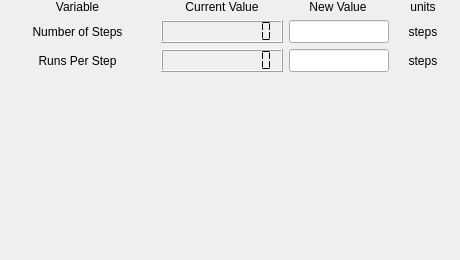
      <widget class="QWidget" name="GeneralTab">
       <attribute name="title">
        <string>General</string>
       </attribute>
       <widget class="QWidget" name="gridLayoutWidget_5">
        <property name="geometry">
         <rect>
          <x>0</x>
          <y>0</y>
          <width>451</width>
          <height>251</height>
         </rect>
        </property>
        <layout class="QGridLayout" name="GeneralQGrid">
         <item row="3" column="0">
          <spacer name="verticalSpacer_2">
           <property name="orientation">
            <enum>Qt::Vertical</enum>
           </property>
           <property name="sizeHint" stdset="0">
            <size>
             <width>20</width>
             <height>40</height>
            </size>
           </property>
          </spacer>
         </item>
         <item row="0" column="2">
          <widget class="QLabel" name="NewValQLabel_3">
           <property name="minimumSize">
            <size>
             <width>98</width>
             <height>0</height>
            </size>
           </property>
           <property name="maximumSize">
            <size>
             <width>98</width>
             <height>16777215</height>
            </size>
           </property>
           <property name="text">
            <string>New Value</string>
           </property>
           <property name="alignment">
            <set>Qt::AlignCenter</set>
           </property>
          </widget>
         </item>
         <item row="1" column="2">
          <widget class="QLineEdit" name="NumStepsQLineEdit">
           <property name="minimumSize">
            <size>
             <width>0</width>
             <height>23</height>
            </size>
           </property>
           <property name="maximumSize">
            <size>
             <width>100</width>
             <height>16777215</height>
            </size>
           </property>
          </widget>
         </item>
         <item row="2" column="0">
          <widget class="QLabel" name="RunsPerStepQLabel">
           <property name="maximumSize">
            <size>
             <width>200</width>
             <height>200</height>
            </size>
           </property>
           <property name="text">
            <string>Runs Per Step</string>
           </property>
           <property name="alignment">
            <set>Qt::AlignCenter</set>
           </property>
          </widget>
         </item>
         <item row="2" column="2">
          <widget class="QLineEdit" name="RunsPerStepQLineEdit">
           <property name="minimumSize">
            <size>
             <width>0</width>
             <height>23</height>
            </size>
           </property>
           <property name="maximumSize">
            <size>
             <width>100</width>
             <height>16777215</height>
            </size>
           </property>
          </widget>
         </item>
         <item row="1" column="1">
          <widget class="QLCDNumber" name="NumStepsQLCD">
           <property name="maximumSize">
            <size>
             <width>122</width>
             <height>16777215</height>
            </size>
           </property>
           <property name="font">
            <font>
             <weight>50</weight>
             <bold>false</bold>
             <kerning>true</kerning>
            </font>
           </property>
           <property name="smallDecimalPoint">
            <bool>false</bool>
           </property>
           <property name="digitCount">
            <number>10</number>
           </property>
           <property name="mode">
            <enum>QLCDNumber::Dec</enum>
           </property>
           <property name="segmentStyle">
            <enum>QLCDNumber::Flat</enum>
           </property>
          </widget>
         </item>
         <item row="2" column="1">
          <widget class="QLCDNumber" name="RunsPerStepQLCD">
           <property name="maximumSize">
            <size>
             <width>122</width>
             <height>16777215</height>
            </size>
           </property>
           <property name="digitCount">
            <number>10</number>
           </property>
           <property name="segmentStyle">
            <enum>QLCDNumber::Flat</enum>
           </property>
          </widget>
         </item>
         <item row="0" column="1">
          <widget class="QLabel" name="CurrentValQLabel_3">
           <property name="minimumSize">
            <size>
             <width>122</width>
             <height>0</height>
            </size>
           </property>
           <property name="maximumSize">
            <size>
             <width>122</width>
             <height>16777215</height>
            </size>
           </property>
           <property name="text">
            <string>Current Value</string>
           </property>
           <property name="alignment">
            <set>Qt::AlignCenter</set>
           </property>
          </widget>
         </item>
         <item row="1" column="0">
          <widget class="QLabel" name="NumStepsQLabel">
           <property name="maximumSize">
            <size>
             <width>200</width>
             <height>200</height>
            </size>
           </property>
           <property name="text">
            <string>Number of Steps</string>
           </property>
           <property name="alignment">
            <set>Qt::AlignCenter</set>
           </property>
          </widget>
         </item>
         <item row="0" column="0">
          <widget class="QLabel" name="VariableQLabel_3">
           <property name="minimumSize">
            <size>
             <width>155</width>
             <height>0</height>
            </size>
           </property>
           <property name="maximumSize">
            <size>
             <width>122</width>
             <height>16777215</height>
            </size>
           </property>
           <property name="text">
            <string>Variable</string>
           </property>
           <property name="alignment">
            <set>Qt::AlignCenter</set>
           </property>
          </widget>
         </item>
         <item row="0" column="3">
          <widget class="QLabel" name="label_9">
           <property name="text">
            <string>units</string>
           </property>
           <property name="alignment">
            <set>Qt::AlignCenter</set>
           </property>
          </widget>
         </item>
         <item row="2" column="3">
          <widget class="QLabel" name="label_11">
           <property name="text">
            <string>steps</string>
           </property>
           <property name="alignment">
            <set>Qt::AlignCenter</set>
           </property>
          </widget>
         </item>
         <item row="1" column="3">
          <widget class="QLabel" name="label_12">
           <property name="text">
            <string>steps</string>
           </property>
           <property name="alignment">
            <set>Qt::AlignCenter</set>
           </property>
          </widget>
         </item>
        </layout>
       </widget>
      </widget>
